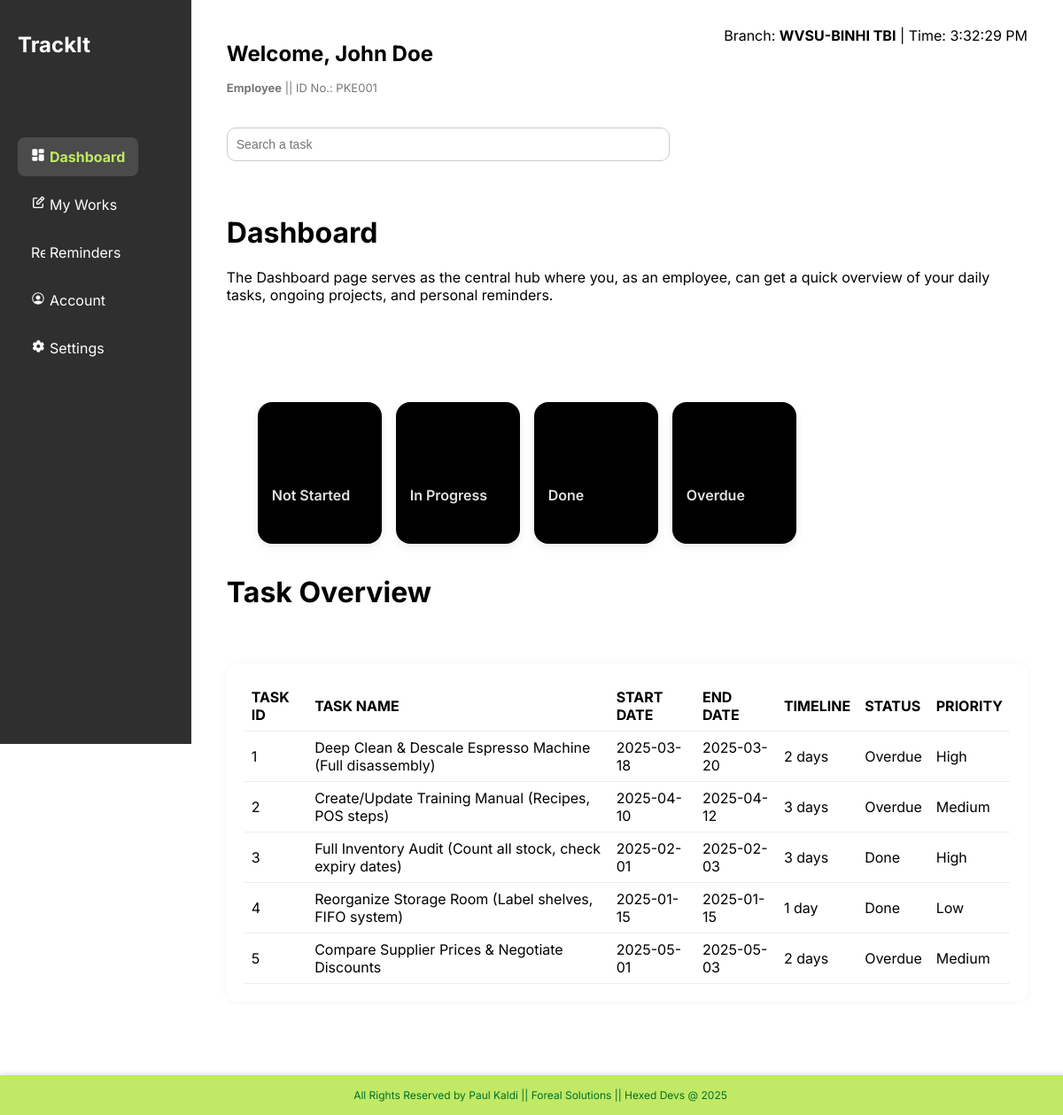
/emp-db.php (signed in), run on the app's committed database.
### tables this page shows
CREATE TABLE tasks (
  id          INT AUTO_INCREMENT PRIMARY KEY,
  assigned_by VARCHAR(10) NOT NULL,
  assigned_to VARCHAR(10) NOT NULL,
  template_id INT         NOT NULL,
  timeline    VARCHAR(255) NOT NULL,
  status      ENUM('Not Started','In Progress','Done','Overdue') NOT NULL DEFAULT 'Not Started',
  start_date  DATE        NOT NULL,
  end_date    DATE        NOT NULL,
  priority    ENUM('High','Medium','Low') NOT NULL DEFAULT 'Medium',
  created_at  TIMESTAMP   DEFAULT CURRENT_TIMESTAMP,

  FOREIGN KEY (assigned_by) REFERENCES users(user_code) ON DELETE CASCADE,
  FOREIGN KEY (assigned_to) REFERENCES users(user_code) ON DELETE CASCADE,
  FOREIGN KEY (template_id) REFERENCES task_templates(id) ON DELETE CASCADE
);

CREATE TABLE task_templates (
  id          INT AUTO_INCREMENT PRIMARY KEY,
  description VARCHAR(255) NOT NULL
);

### database/queries.php (called while the page is built, shortened)
<?php
function getEmployeeTasks($employeeCode, $limit = null)
{
  $conn = connect_to_database();
  $tasks = [];
  $sql = "
   SELECT
      t.id AS id,
      manager.user_code AS manager_code,
      CONCAT(manager.firstname, ' ', manager.lastname) AS manager_name,
      tt.description AS task,
      t.start_date,
      t.end_date,
      t.timeline,
      t.status,
      t.priority
    FROM tasks t
    JOIN task_templates tt ON t.template_id = tt.id
    JOIN users manager ON manager.user_code = t.assigned_by
    WHERE t.assigned_to = '$employeeCode'
  ";
  if ($limit !== null && is_int($limit) && $limit > 0) {
    $sql .= " LIMIT $limit";
  }
  $result = $conn->query($sql);
  if ($result) {
    while ($row = $result->fetch_assoc()) {
      $tasks[] = $row;
    }
  }
  return $tasks;
}

### emp-db.php (the view, shortened to what this page needs)
<?php
include "database/queries.php";
$userFullname = $_SESSION['full_name'] ?? '';
$userId = $_SESSION["user_code"] ?? 0;
$tasks = getEmployeeTasks($userId, 5);
$statusCounts = [
  'Not Started' => 0,
  'In Progress' => 0,
  'Done' => 0,
  'Overdue' => 0
];
foreach ($tasks as $task) {
  if (isset($statusCounts[$task['status']])) {
    $statusCounts[$task['status']]++;
  }
}
?>
<html lang="en">
<head>
  <link rel="stylesheet" href="./assets/css/emp-db.css" type="text/css" />
</head>
<body>
  <div class="layout">
    <?php include './php/includes/emp_sidebar.php'; ?>
    <main class="emp-main-content">
      <header class="emp-header">
        <div>
          <h1>Welcome, <?= $userFullname ?></h1>
          <p class="emp-id"><b>Employee</b> || ID No.: <?= str_pad($userId, 4, '0', STR_PAD_LEFT) ?>
          </p>
        </div>
        <div class="emp-branch-info">
          <span>Branch: <strong>WVSU-BINHI TBI</strong> | Time: </span>
          <span id="clock">--:--:--</span>
        </div>
      </header>
      <div class="emp-search-filter">
        <input type="text" id="searchBar" placeholder="Search a task" onkeyup="searchTasks()" />
      </div>
      <div class="emp-title">
        <h1><br>Dashboard</h1>
        <p>
          The Dashboard page serves as the central hub where you, as an employee, can get a quick overview of your daily
          tasks, ongoing projects, and personal reminders.
        </p><br /><br /><br />
      </div>
      <div class="emp-filters">
        <button type="button">Not Started </button>
        <button type="button">In Progress </button>
        <button type="button">Done <span id="count-done"><?php echo $statusCounts['Done']; ?></span></button>
        <button type="button">Overdue <span id="count-overdue"><?php echo $statusCounts['Overdue']; ?></span></button>
      </div>
      <div class="emp-title">
        <h1>Task Overview</h1><br />
      </div>
      <section class="emp-task-table">
        <table>
          <thead>
            <tr>
              <th>TASK ID</th>
              <th>TASK NAME</th>
              <th>START DATE</th>
              <th>END DATE</th>
              <th>TIMELINE</th>
              <th>STATUS</th>
              <th>PRIORITY</th>
            </tr>
          </thead>
          <tbody>
            <?php foreach ($tasks as $task): ?>
              <tr>
                <td><?= htmlspecialchars($task['id']) ?></td>
                <td><?= htmlspecialchars($task['task']) ?></td>
                <td><?= htmlspecialchars($task['start_date']) ?></td>
                <td><?= htmlspecialchars($task['end_date']) ?></td>
                <td><?= htmlspecialchars($task['timeline']) ?></td>
                <td><?= htmlspecialchars($task['status']) ?></td>
                <td><?= htmlspecialchars($task['priority']) ?></td>
              </tr>
            <?php endforeach; ?>
          </tbody>
        </table>
      </section>
    </main>
  </div>
  <div class="fill-in-footer">
    <h3>All Rights Reserved by Paul Kaldi || Foreal Solutions || Hexed Devs @ 2025</h3>
  </div>
</body>
</html>
</html>

### php/includes/emp_sidebar.php
<?php
function isActive($page)
{
  return basename($_SERVER['SCRIPT_NAME']) === $page ? 'emp-active' : '';
}
?>
<div class="sidebar">
  <div class="header">
    <h1>TrackIt</h1>
  </div>
  <ul class="emp-sidebar">
    <li class="emp-item <?= isActive('emp-db.php') ?>">
      <a href="emp-db.php">
        <img class="nav-icon" src="assets/svg/dashboard.svg" alt="Dashboard Icon" width="16" height="16">Dashboard
      </a>
    </li>
    <li class="emp-item <?= isActive('emp_works.php') ?>">
      <a href="emp_works.php">
        <img class="nav-icon" src="assets/svg/notes.svg" alt="My Works Icon" width="16" height="16">My Works
      </a>
    </li>
    <li class="emp-item <?= isActive('emp_reminders.php') ?>">
      <a href="emp_reminders.php">
        <img class="nav-icon" src="assets/svg/reminders.svg" alt="Reminders Icon" width="16" height="16">Reminders
      </a>
    </li>
    <li class="emp-item <?= isActive('emp_acc.php') ?>">
      <a href="emp_acc.php">
        <img class="nav-icon" src="assets/svg/acc.svg" alt="Account Icon" width="16" height="16">Account
      </a>
    </li>
    <li class="emp-item <?= isActive('emp_settings.php') ?>">
      <a href="emp_settings.php">
        <img class="nav-icon" src="assets/svg/settings.svg" alt="Account Icon" width="16" height="16">Settings
      </a>
    </li>
  </ul>
</div>

### assets/css/emp-db.css (style rules this page uses)
body { font-family: "Inter", sans-serif; margin: 0; }
a { text-decoration: none; }
input, select, textarea { padding: 8px; margin-top: 4px; font-size: 14px; border: 1px solid #ccc; border-radius: 7px; width: 100%; }
.layout { display: flex; min-height: 100vh; }
.sidebar { width: 240px; background-color: #2f2f2f; color: white; padding: 20px; min-height: 100vh; position: sticky; top: 0; height: 100%; }
.nav-icon { filter: brightness(0) invert(1); transition: filter 0.3s ease; margin-right: 5px; }
.sidebar .header h1 { text-align: left; margin-bottom: 90px; font-size: 24px; }
.sidebar ul { list-style: none; padding: 0; }
.sidebar ul .emp-item { padding: 12px 15px; margin-bottom: 10px; border-radius: 8px; cursor: pointer; transition: background 0.2s ease; }
.sidebar ul .emp-item a { text-decoration: none; color: white; font-size: 16px; }
.sidebar ul .emp-item:hover, .sidebar ul .emp-item.emp-active { background-color: #ffffff22; font-weight: bold; color: #c1e965; }
.sidebar ul .emp-item { margin-right: 10px; display: inline-block; vertical-align: middle; }
.emp-active { background-color: #ffffff22; color: #c1e965; font-weight: bold; }
.sidebar ul .emp-item.emp-active > a { color: #c1e965; font-weight: bold; }
.emp-main-content { height: 100%; flex-grow: 1; padding: 30px 40px; padding-bottom: 8rem; }
.emp-header { display: flex; justify-content: space-between; align-items: flex-start; margin-bottom: 20px; }
.emp-header h1 { font-size: 24px; }
.emp-id { font-size: 13px; color: #777; margin-top: 5px; align-items: start; }
.emp-search-filter { margin-bottom: 0px; }
.emp-search-filter input[type="text"] { width: 500px; padding: 10px; border: 1px solid #ccc; border-radius: 10px; outline: none; }
.emp-filters { display: flex; gap: 1rem; margin: 35px; flex-wrap: wrap; }
.emp-filters button { width: 140px; height: 160px; border-radius: 16px; border: none; cursor: pointer; font-family: "Inter", sans-serif; font-weight: 600; font-size: 1rem; background-color: #000000; color: #e2e2e2; display: flex; flex-direction: column; justify-content: flex-end; padding: 1rem; box-shadow: 0 4px 10px rgba(0, 0, 0, 0.08); transition: transform 0.3s ease, background-color 0.3s ease, color 0.3s ease, width 0.3s ease; }
.emp-task-table { margin-top: 20px; background: white; border-radius: 12px; padding: 20px; box-shadow: 0 0 8px rgba(0, 0, 0, 0.05); }
.emp-task-table table { width: 100%; border-collapse: collapse; }
.emp-task-table th, .emp-task-table td { text-align: left; padding: 8px; border-bottom: 1px solid #eee; }
.fill-in-footer { position: fixed; bottom: 0; left: 0; width: 100%; background-color: #c1e965; color: #007029; text-align: center; padding: 15px 10px; font-family: "Inter" sans-serif; font-size: 14px; z-index: 1000; box-shadow: 0 -2px 5px rgba(0, 0, 0, 0.1); }
.fill-in-footer h3 { margin: 0; font-weight: 400; font-size: 12px; }
button { padding: 6px 12px; border: none; border-radius: 6px; cursor: pointer; }

### data on the page
tasks: id "1", template.description "Deep Clean & Descale Espresso Machine (Full disassembly)", start_date "2025-03-18", end_date "2025-03-20", timeline "2 days", status "Overdue", priority "High"
tasks: id "2", template.description "Create/Update Training Manual (Recipes, POS steps)", start_date "2025-04-10", end_date "2025-04-12", timeline "3 days", status "Overdue", priority "Medium"
tasks: id "3", template.description "Full Inventory Audit (Count all stock, check expiry dates)", start_date "2025-02-01", end_date "2025-02-03", timeline "3 days", status "Done", priority "High"
tasks: id "4", template.description "Reorganize Storage Room (Label shelves, FIFO system)", start_date "2025-01-15", end_date "2025-01-15", timeline "1 day", status "Done", priority "Low"
tasks: id "5", template.description "Compare Supplier Prices & Negotiate Discounts", start_date "2025-05-01", end_date "2025-05-03", timeline "2 days", status "Overdue", priority "Medium"

### other printed values
$userFullname "John Doe"
str_pad($userId, 4, '0', STR_PAD_LEFT) "PKE001"
